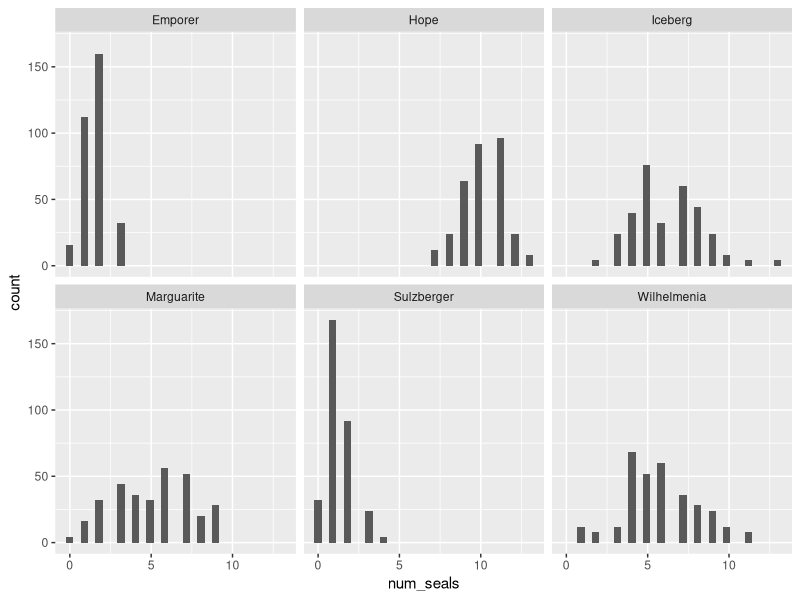
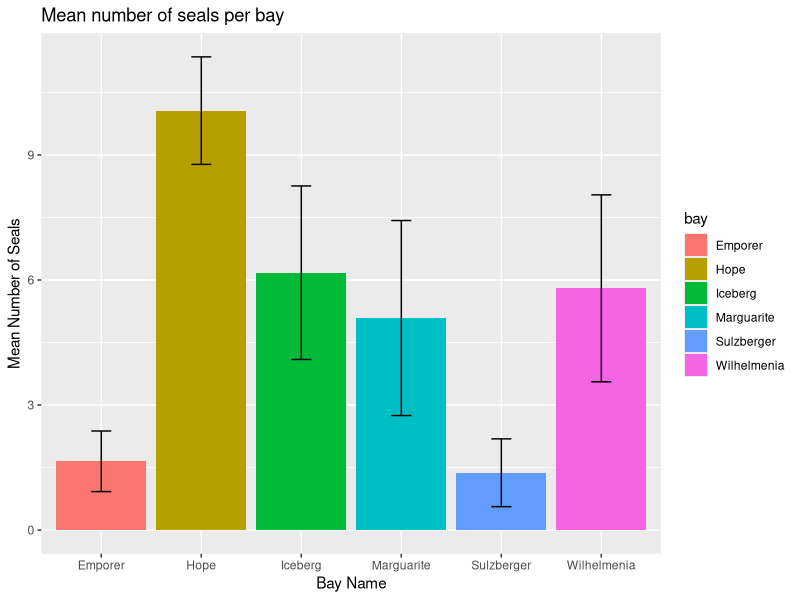
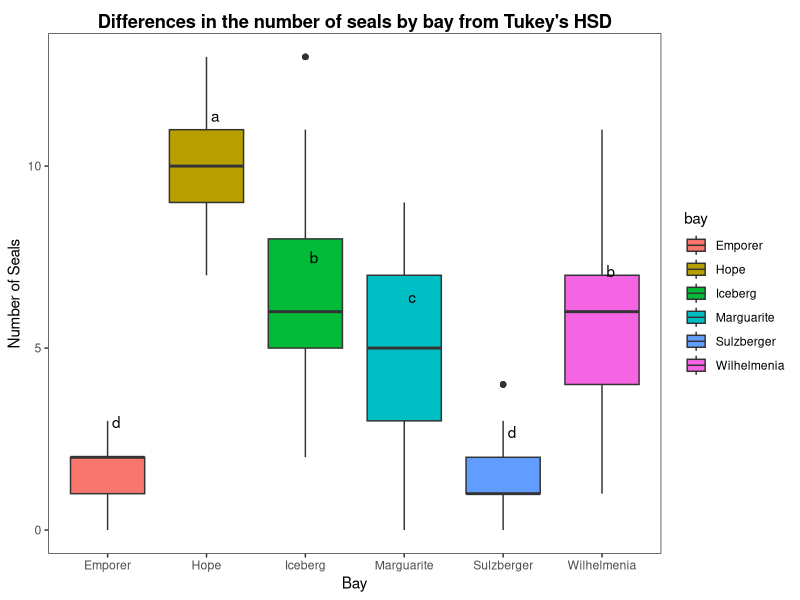

Generate these figures, in order, with R:
## ---- chunk 1
knitr::opts_chunk$set(echo = TRUE)
## ---- chunk 2
# independent is the bay

# dependent is the number of seals

# categorical is bay

# numerical is number of seals

## ---- chunk 3
# Null: The mean number of leapord seals is the same at each of the bays

# Alternative: The mean number of leapord seals is not the same at all of the bays. At least one is different.  

## ---- chunk 4
library(tidyverse)
library(multcompView)
sealData <- read_csv("antarctic_seals_many_bays.csv")

## ---- chunk 5
ggplot(sealData, aes(num_seals)) +
  geom_histogram() +
  facet_wrap(~bay)
## ---- chunk 6
sealSummary <- sealData %>% group_by(bay) %>% summarize(meanSeals = mean(num_seals), sdSeals = sd(num_seals))
# bay with lowest mean number of seals: Sulzberger
# bay with the greatest mean number of seals: Hope

ggplot(data = sealSummary, aes(bay, meanSeals, fill = bay)) + 
  geom_bar(stat = "identity") +
    geom_errorbar( aes(ymin = meanSeals-sdSeals, ymax = meanSeals + sdSeals), 
              width = 0.2)  +
  xlab("Bay Name") +
  ylab("Mean Number of Seals") +
  ggtitle("Mean number of seals per bay")
## ---- chunk 7
sealModel <- aov(data = sealData, num_seals ~ bay)
summary(sealModel)

## ---- chunk 8
# the p-value is smaller than 2 x 10 ^ - 16 
# the f-stat is 1129
# I reject the null hypothesis because the p-value of 2e-16 is smaller than my alpha of 0.05
# this means that at least one of the mean number of leopard seals is different in one of the bays


## ---- chunk 9
generate_label_df <- function(TUKEY, variable){

  # Extract labels and factor levels from Tukey post-hoc 
  Tukey.levels <- TUKEY[[variable]][,4]
  Tukey.labels <- data.frame(multcompLetters(Tukey.levels)['Letters'])

  #I need to put the labels in the same order as in the boxplot :
  Tukey.labels$treatment=rownames(Tukey.labels)
  Tukey.labels=Tukey.labels[order(Tukey.labels$treatment) , ]
  return(Tukey.labels)
}

sealsManyBays <- sealData %>% select(num_seals, bay)

model=lm(sealsManyBays$num_seals ~ sealsManyBays$bay)
ANOVA=aov(model)

# Tukey test to study each pair of treatment :
TUKEY <- TukeyHSD(x=ANOVA, 'sealsManyBays$bay', conf.level=0.95)

labels<-generate_label_df(TUKEY , "sealsManyBays$bay")  #generate labels using function

names(labels)<-c('Letters','bay')#rename columns for merging

yvalue<-aggregate(.~ bay, data=sealsManyBays, mean) # obtain letter position for y axis using means

final<-merge(labels, yvalue) #merge dataframes

ggplot(sealsManyBays, aes(x = bay, y = num_seals, fill = bay)) +
  geom_blank() +
  theme_bw() +
  theme(panel.grid.major = element_blank(), panel.grid.minor = element_blank()) +
  labs(x = 'Bay', y = 'Number of Seals') +
  ggtitle("Differences in the number of seals by bay from Tukey's HSD")+
  theme(plot.title = element_text(hjust = 0.5, face='bold')) +
  geom_boxplot(stat = "boxplot") +
  geom_text(data = final, aes(x = bay, y = num_seals, label = Letters) ,vjust=-3.5,hjust=-.5) +
  theme(plot.title = element_text(vjust=-0.6))
